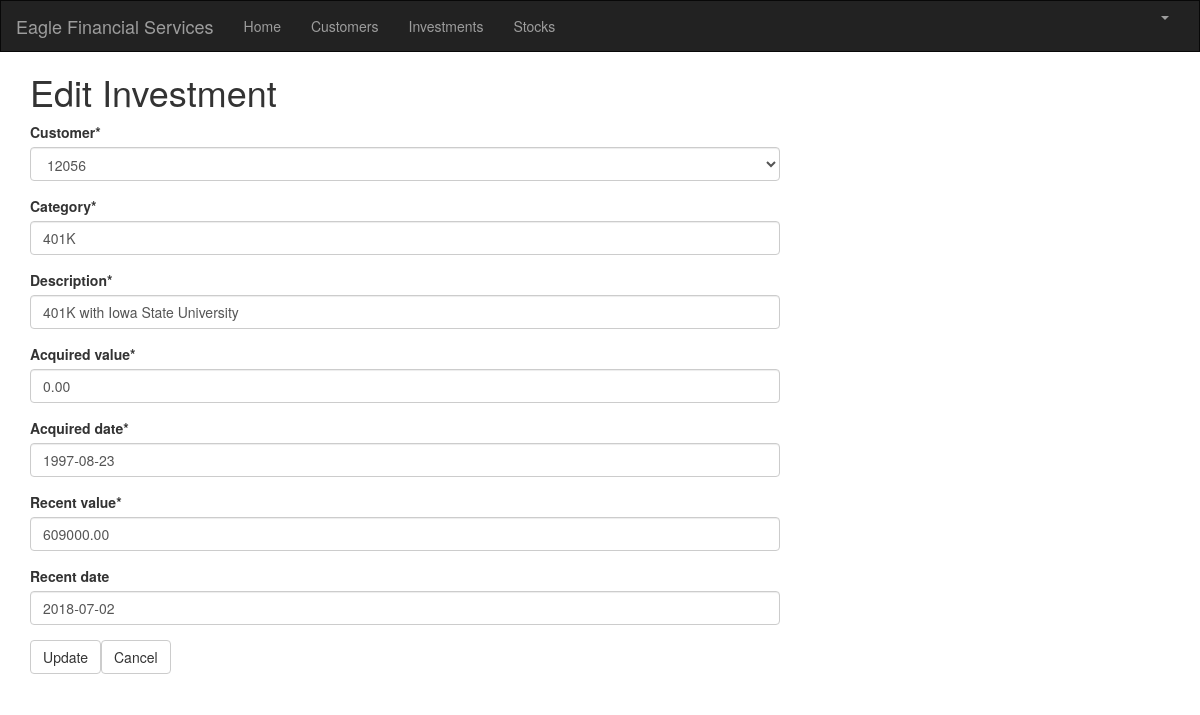
/investment/4/edit/ (signed in), run on the app's committed database.
### portfolio/models.py (models this page shows, shortened)
class Investment(models.Model):
    customer = models.ForeignKey(Customer, on_delete=models.CASCADE, related_name='investments')
    category = models.CharField(max_length=50)
    description = models.CharField(max_length=200)
    acquired_value = models.DecimalField(max_digits=10, decimal_places=2)
    acquired_date = models.DateField(default=timezone.now)
    recent_value = models.DecimalField(max_digits=10, decimal_places=2)
    recent_date = models.DateField(default=timezone.now, blank=True, null=True)

### portfolio/views.py (the view)
# urls.py: path('investment/<int:pk>/edit/', views.investment_edit, name='investment_edit'),
@login_required
def investment_edit(request, pk):
    investment = get_object_or_404(Investment, pk=pk)
    if request.method == "POST":
        form = InvestmentForm(request.POST, instance=investment)
        if form.is_valid():
            investment = form.save()
            investment.updated_date = timezone.now()
            investment.save()
            investments = Investment.objects.filter(recent_date__lte=timezone.now())
            return render(request, 'portfolio/investment_list.html', {'investments': investments})
    else:
        form = InvestmentForm(instance=investment)
    return render(request, 'portfolio/investment_edit.html', {'form': form})

### portfolio/forms.py
class InvestmentForm(forms.ModelForm):
    class Meta:
        model = Investment
        fields = ('customer', 'category', 'description', 'acquired_value', 'acquired_date', 'recent_value',
                 'recent_date',)

### portfolio/models.py (called while the page is built)
    def __str__(self):
        return str(self.cust_number)

### portfolio/templates/portfolio/investment_edit.html
{% extends 'portfolio/base.html' %}
{% load crispy_forms_tags %}
{% block content %}
    <h1>Edit Investment</h1>
    <form method="POST" class="investment-form">{% csrf_token %}
         {{ form|crispy }}
    <table>
        <tr>
         	<td><button type="submit" class="save btn btn-default">Update</button></td>
         	<td><a href="{% url 'portfolio:investment_list' %}" class="btn btn-default">Cancel</a></td>
        </tr>
      </table>
    </form>
{% endblock %}

### data on the page
Investment: customer "12056", category "401K", description "401K with Iowa State University", acquired_value "0.00", acquired_date "1997-08-23", recent_value "609000.00", recent_date "2018-07-02"
